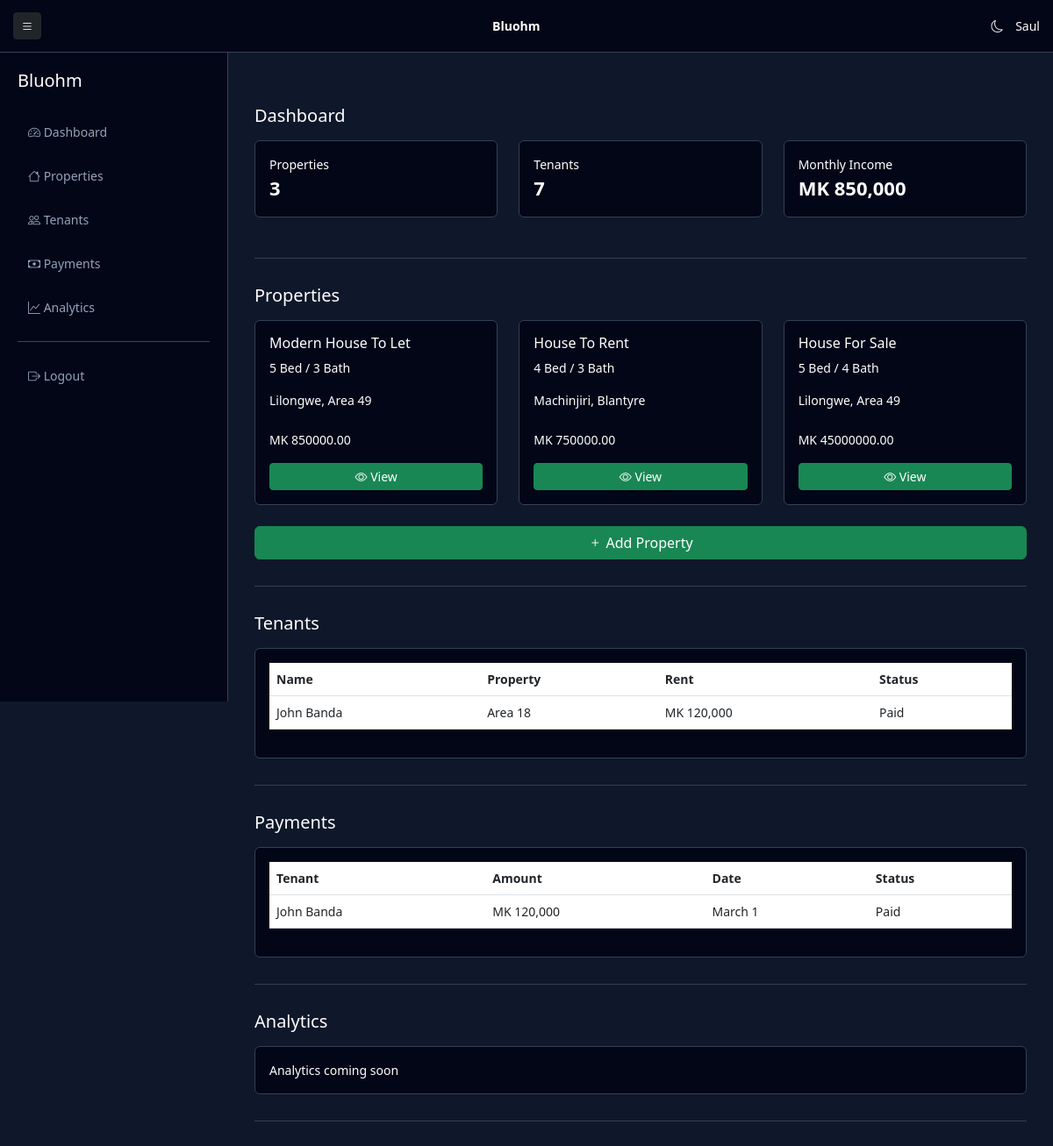
Screenshot of /properties/dashboard/ (signed in) with the database file from the repository.
### properties/models.py (models this page shows, shortened)
class Property(models.Model):
    owner = models.ForeignKey(User, on_delete=models.CASCADE)
    title = models.CharField(max_length=255)
    price = models.DecimalField(max_digits=10, decimal_places=2)
    bedrooms = models.IntegerField(default=0)
    bathrooms = models.IntegerField(default=0)
    location = models.CharField(max_length=255)
    latitude = models.FloatField(null=True, blank=True)
    longitude = models.FloatField(null=True, blank=True)
    landmarks = models.TextField(blank=True, null=True)
    listing_type = models.CharField(
        max_length=10,
        choices=LISTING_TYPE,
        default='rent'
    )
    property_category = models.CharField(
        max_length=20,
        choices=PROPERTY_CATEGORY,
        default='house'
    )
    is_available = models.BooleanField(default=True)
    created_at = models.DateTimeField(auto_now_add=True)

### properties/views.py (the view)
# urls.py: path("dashboard/", views.landlord_dashboard, name="landlord_dashboard"),
@login_required
def landlord_dashboard(request):
    properties = Property.objects.filter(owner=request.user)
    return render(request, "properties/landlord_dashboard.html", {
        "properties": properties
    })

### templates/properties/landlord_dashboard.html (shortened to what this page needs)
<!DOCTYPE html>
<html lang="en">
<head>
<link href="https://cdn.jsdelivr.net/npm/bootstrap@5.3.0/dist/css/bootstrap.min.css" rel="stylesheet">
<link rel="stylesheet" href="https://cdn.jsdelivr.net/npm/bootstrap-icons@1.11.3/font/bootstrap-icons.css">
</head>
<body>
<div class="sidebar" id="sidebar">
    <h5 class="mb-4">Bluohm</h5>
    <a href="#dashboard"><i class="bi bi-speedometer2"></i> Dashboard</a>
    <a href="#properties"><i class="bi bi-house"></i> Properties</a>
    <a href="#tenants"><i class="bi bi-people"></i> Tenants</a>
    <a href="#payments"><i class="bi bi-cash"></i> Payments</a>
    <a href="#analytics"><i class="bi bi-graph-up"></i> Analytics</a>
    <hr>
    <a href="{% url 'accounts:logout' %}"><i class="bi bi-box-arrow-right"></i> Logout</a>
</div>
<div class="topbar">
    <button class="btn btn-sm btn-dark" onclick="toggleSidebar()"><i class="bi bi-list"></i></button>
    <strong>Bluohm</strong>
    <div>
        <i class="bi bi-moon" id="themeToggle" style="cursor:pointer; margin-right:10px;"></i>
        {{ request.user.username }}
    </div>
</div>
<div class="main">
<div id="dashboard" class="section">
    <h5>Dashboard</h5>
    <div class="row mt-3">
        <div class="col-12 col-md-4 mb-3">
            <div class="card p-3">Properties<div class="stat-number">{{ properties|length }}</div></div>
        </div>
        <div class="col-12 col-md-4 mb-3">
            <div class="card p-3">Tenants<div class="stat-number">7</div></div>
        </div>
        <div class="col-12 col-md-4 mb-3">
            <div class="card p-3">Monthly Income<div class="stat-number">MK 850,000</div></div>
        </div>
    </div>
</div>
<div id="properties" class="section">
    <h5>Properties</h5>
    <div class="row mt-3">
        {% if properties %}
            {% for property in properties %}
            <div class="col-12 col-md-4 mb-3">
                <div class="card p-3">
                    <h6>{{ property.title }}</h6>
                    <p>{{ property.bedrooms }} Bed / {{ property.bathrooms }} Bath</p>
                    <p>{{ property.location }}</p>
                    <p>MK {{ property.price }}</p>
                    <a href="{% url 'properties:property_detail' property.id %}" class="btn btn-success btn-sm">
                    <i class="bi bi-eye"></i> View
                    </a>
                </div>
            </div>
            {% endfor %}
        {% else %}
            <p>No properties yet. Be the first landlord to add a property.</p>
        {% endif %}
    </div>
    <a href="{% url 'properties:add_property' %}" class="btn btn-success w-100 mt-2">
        <i class="bi bi-plus"></i> Add Property
    </a>
</div>
<div id="tenants" class="section">
    <h5>Tenants</h5>
    <div class="card p-3 mt-3 table-responsive">
        <table class="table">
            <thead>
                <tr><th>Name</th><th>Property</th><th>Rent</th><th>Status</th></tr>
            </thead>
            <tbody>
                <tr><td>John Banda</td><td>Area 18</td><td>MK 120,000</td><td>Paid</td></tr>
            </tbody>
        </table>
    </div>
</div>
<div id="payments" class="section">
    <h5>Payments</h5>
    <div class="card p-3 mt-3 table-responsive">
        <table class="table">
            <thead>
                <tr><th>Tenant</th><th>Amount</th><th>Date</th><th>Status</th></tr>
            </thead>
            <tbody>
                <tr><td>John Banda</td><td>MK 120,000</td><td>March 1</td><td>Paid</td></tr>
            </tbody>
        </table>
    </div>
</div>
<div id="analytics" class="section">
    <h5>Analytics</h5>
    <div class="card p-3 mt-3">Analytics coming soon</div>
</div>
</div>
</body>
</html>

### templates/properties/landlord_dashboard.html (style rules this page uses)
body { background: #0f172a; color: white; margin:0; font-size:14px; }
.topbar { position: fixed; top:0; left:0; right:0; height:60px; background:#020617; border-bottom:1px solid #334155; display:flex; align-items:center; justify-content:space-between; padding:0 15px; z-index:1000; }
.sidebar { position:fixed; top:0; left:-260px; width:260px; height:100vh; background:#020617; padding:20px; transition:0.3s; z-index:1100; border-right:1px solid #334155; }
.sidebar a { display:block; color:#94a3b8; padding:12px; text-decoration:none; border-radius:6px; margin-bottom:5px; }
.main { margin-top:60px; padding:15px; }
.card { background:#020617; border:1px solid #334155; color:white; }
.stat-number { font-size:22px; font-weight:bold; }
.section { padding:30px 0; border-bottom:1px solid #334155; }
.table { color:white; min-width:600px; }
.table-responsive { overflow-x:auto; }
@media (min-width:768px) { .sidebar { left:0; top:60px; height:calc(100vh - 60px); } }
@media (min-width:768px) { .main { margin-left:260px; padding:30px; } }
html { scroll-behavior:smooth; }

### rows the page displays
Property: title "Modern House To Let", bedrooms "5", bathrooms "3", location "Lilongwe, Area 49", price "850000.00"
Property: title "House To Rent", bedrooms "4", bathrooms "3", location "Machinjiri, Blantyre", price "750000.00"
Property: title "House For Sale", bedrooms "5", bathrooms "4", location "Lilongwe, Area 49", price "45000000.00"

### other values shown
{{ request.user.username }} "Saul"
{{ properties|length }} "3"
